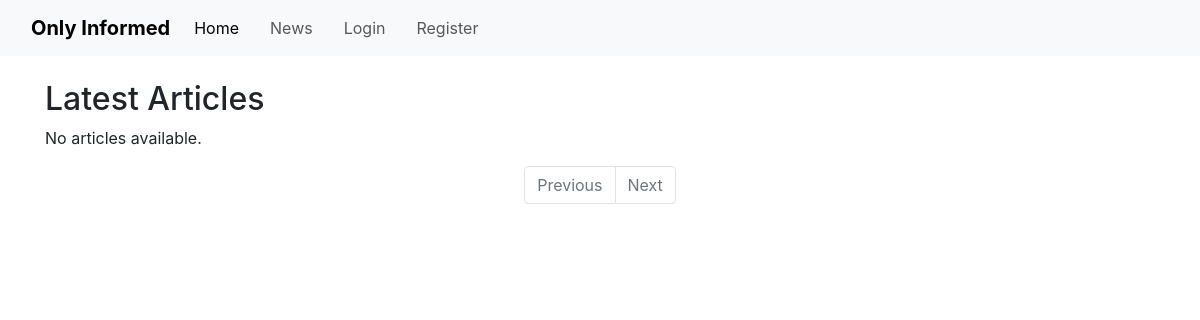
Page /articles on the earlier database version.
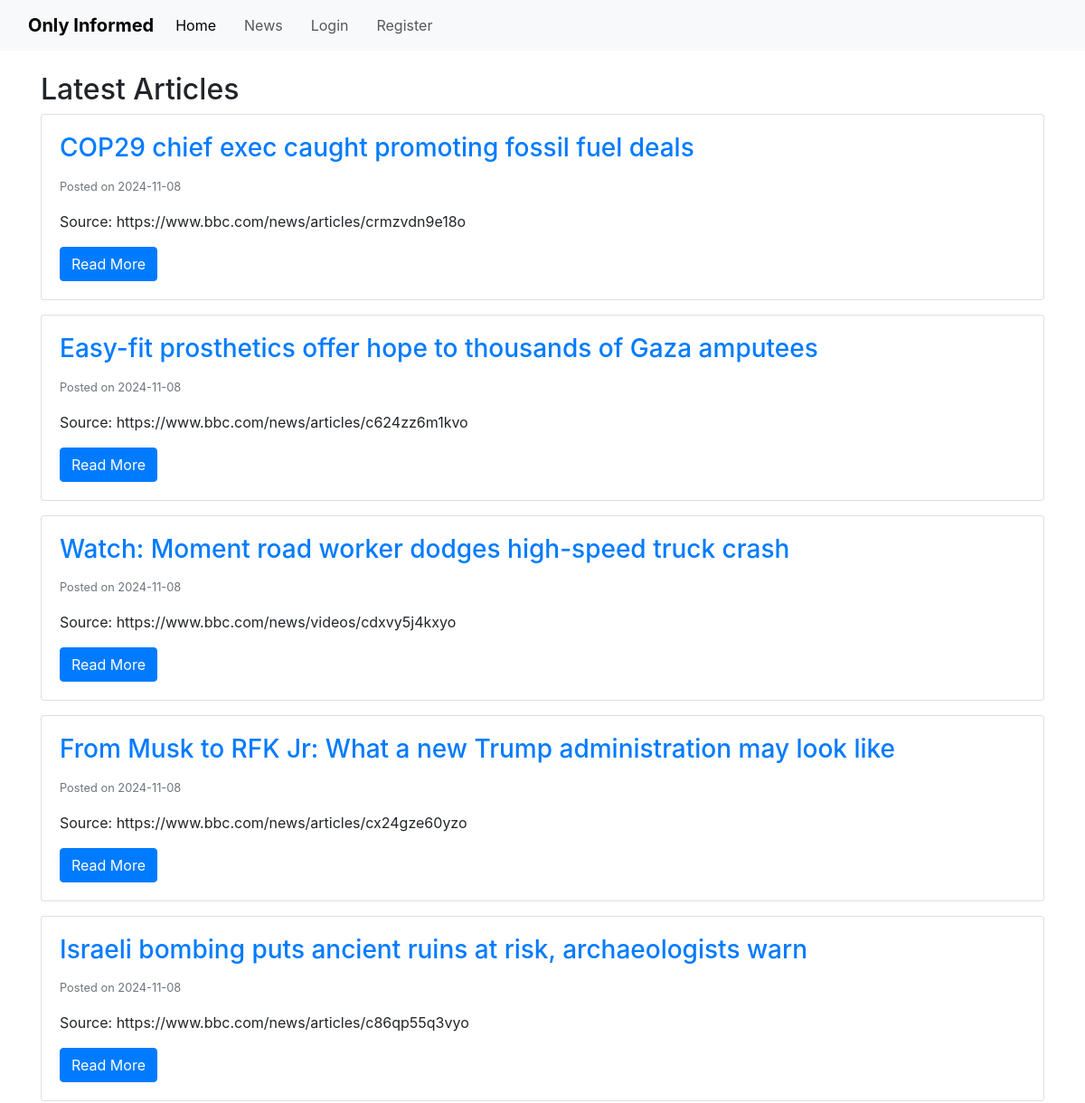
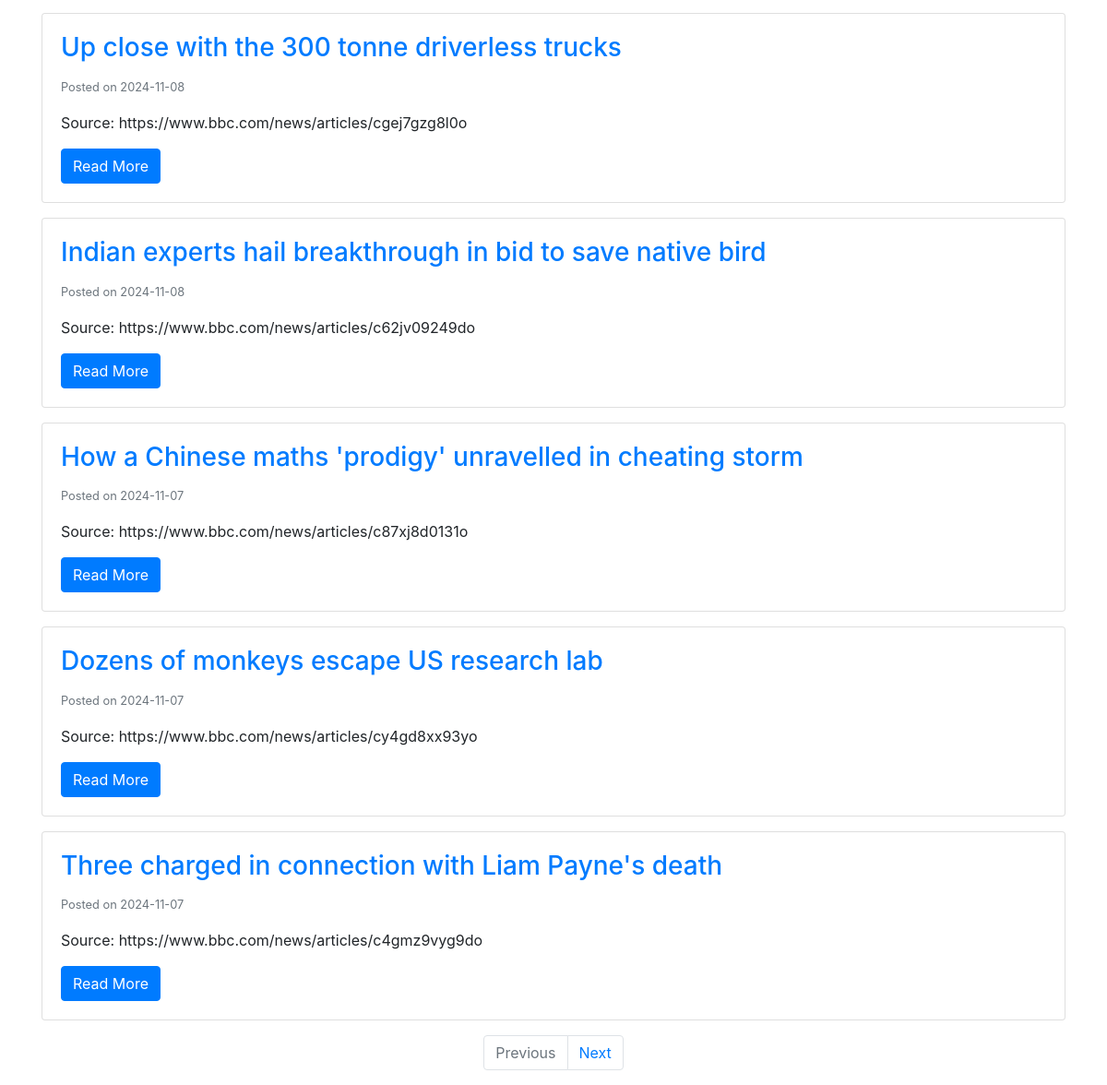
Same page on the later database version (2 pictures, top to bottom).
### app/models.py (models this page shows, shortened)
class Article(db.Model):
    __tablename__ = 'article'
    id = db.Column(db.Integer, primary_key = True)
    title = db.Column(db.String(250), nullable = False, unique = True)
    content = db.Column(db.Text, nullable = False)
    source = db.Column(db.String(200), nullable = False)
    date_posted = db.Column(db.DateTime, nullable = False, default = datetime.now(timezone.utc))
    quiz = relationship('Quiz', uselist = False, backref = 'article') # uselist=false indicates a 1 to 1 relationship with quiz
    comments = relationship('Comment', backref = 'article', lazy = True)

### app/routes.py (the view)
@app.route('/articles')
def articles():
    page = request.args.get('page', 1, type=int)
    articles = Article.query.order_by(Article.date_posted.desc()).paginate(page=page, per_page=10)
    return render_template('articles.html', articles=articles)

### app/templates/articles.html (shortened to what this page needs)
{% extends "base.html" %}
{% block content %}
<h2>Latest Articles</h2>
{% for article in articles.items %}
    <div class="card mb-3">
        <div class="card-body">
            <h3 class="card-title">
                <a href="{{ url_for('article', article_id=article.id) }}">{{ article.title }}</a>
            </h3>
            <p class="card-text"><small class="text-muted">Posted on {{ article.date_posted.strftime('%Y-%m-%d') }}</small></p>
            <p class="card-text">Source: {{ article.source }}</p>
            <a href="{{ url_for('article', article_id=article.id) }}" class="btn btn-primary">Read More</a>
        </div>
    </div>
{% else %}
    <p>No articles available.</p>
{% endfor %}
<nav aria-label="Page navigation">
    <ul class="pagination justify-content-center">
        {% if articles.has_prev %}
            <li class="page-item">
                <a class="page-link" href="{{ url_for('articles', page=articles.prev_num) }}">Previous</a>
            </li>
        {% else %}
            <li class="page-item disabled">
                <a class="page-link" href="#">Previous</a>
            </li>
        {% endif %}
        {% if articles.has_next %}
            <li class="page-item">
                <a class="page-link" href="{{ url_for('articles', page=articles.next_num) }}">Next</a>
            </li>
        {% else %}
            <li class="page-item disabled">
                <a class="page-link" href="#">Next</a>
            </li>
        {% endif %}
    </ul>
</nav>
{% endblock %}

### app/templates/base.html (shortened to what this page needs)
<!DOCTYPE html>
<html lang="en">
    <head>
        <link rel="stylesheet" href="{{ url_for('static', filename='css/style.css') }}">
        <link href="https://cdn.jsdelivr.net/npm/bootstrap@5.3.3/dist/css/bootstrap.min.css" rel="stylesheet">
        <link rel="stylesheet" href="https://maxcdn.bootstrapcdn.com/bootstrap/4.0.0/css/bootstrap.min.css">
        <link rel="stylesheet" href="https://use.fontawesome.com/releases/v5.15.4/css/all.css">
    </head>
    <body>
        <nav class="navbar navbar-expand-lg bg-body-tertiary">
            <div class="container-fluid">
              <a class="navbar-brand" href="{{ url_for('home') }}">Only Informed</a>
              <div class="collapse navbar-collapse" id="navbarSupportedContent">
                <ul class="navbar-nav me-auto mb-2 mb-lg-0">
                  {% if current_user.is_authenticated %}
                    <li class="nav-item">
                        <a class="nav-link active" aria-current="page" href="{{ url_for('home') }}">Home</a>
                    </li>
                    <li class="nav-item">
                        <a class="nav-link" href="{{ url_for('articles') }}">News</a>
                    </li>
                    <li class="nav-item">
                        <a class="nav-link" href="{{ url_for('logout') }}">Logout</a>
                    </li>
                  {% else %}
                    <li class="nav-item">
                        <a class="nav-link active" aria-current="page" href="{{ url_for('home') }}">Home</a>
                    </li>
                    <li class="nav-item">
                        <a class="nav-link" href="{{ url_for('articles') }}">News</a>
                    </li>
                    <li class="nav-item">
                        <a class="nav-link" href="{{ url_for('login') }}">Login</a>
                    </li>
                    <li class="nav-item">
                        <a class="nav-link" href="{{ url_for('register') }}">Register</a>
                    </li>
                  {% endif %}
                </ul>
              </div>
            </div>
        </nav>
        <div class="container mt-4">
            {% block content %}{% endblock %}
        </div>
    </body>
</html>

### app/static/css/style.css (style rules this page uses)
body { font-family: Arial, sans-serif; margin-top: 70px; }
.navbar-brand { font-weight: bold; }
.navbar-nav .nav-link { margin-right: 15px; }
.container { max-width: 960px; }

Differences in the rows shown:
added Article: title "COP29 chief exec caught promoting fossil fuel deals", date_posted "2024-11-08", source "https://www.bbc.com/news/articles/crmzvdn9e18o"
added Article: title "Easy-fit prosthetics offer hope to thousands of Gaza amputees", date_posted "2024-11-08", source "https://www.bbc.com/news/articles/c624zz6m1kvo"
added Article: title "Watch: Moment road worker dodges high-speed truck crash", date_posted "2024-11-08", source "https://www.bbc.com/news/videos/cdxvy5j4kxyo"
added Article: title "From Musk to RFK Jr: What a new Trump administration may look like", date_posted "2024-11-08", source "https://www.bbc.com/news/articles/cx24gze60yzo"
added Article: title "Israeli bombing puts ancient ruins at risk, archaeologists warn", date_posted "2024-11-08", source "https://www.bbc.com/news/articles/c86qp55q3vyo"
added Article: title "Up close with the 300 tonne driverless trucks", date_posted "2024-11-08", source "https://www.bbc.com/news/articles/cgej7gzg8l0o"
added Article: title "Indian experts hail breakthrough in bid to save native bird", date_posted "2024-11-08", source "https://www.bbc.com/news/articles/c62jv09249do"
added Article: title "How a Chinese maths 'prodigy' unravelled in cheating storm", date_posted "2024-11-07", source "https://www.bbc.com/news/articles/c87xj8d0131o"
added Article: title "Dozens of monkeys escape US research lab", date_posted "2024-11-07", source "https://www.bbc.com/news/articles/cy4gd8xx93yo"
added Article: title "Three charged in connection with Liam Payne's death", date_posted "2024-11-07", source "https://www.bbc.com/news/articles/c4gmz9vyg9do"
Other differences:
text no longer shown: "No articles available."
